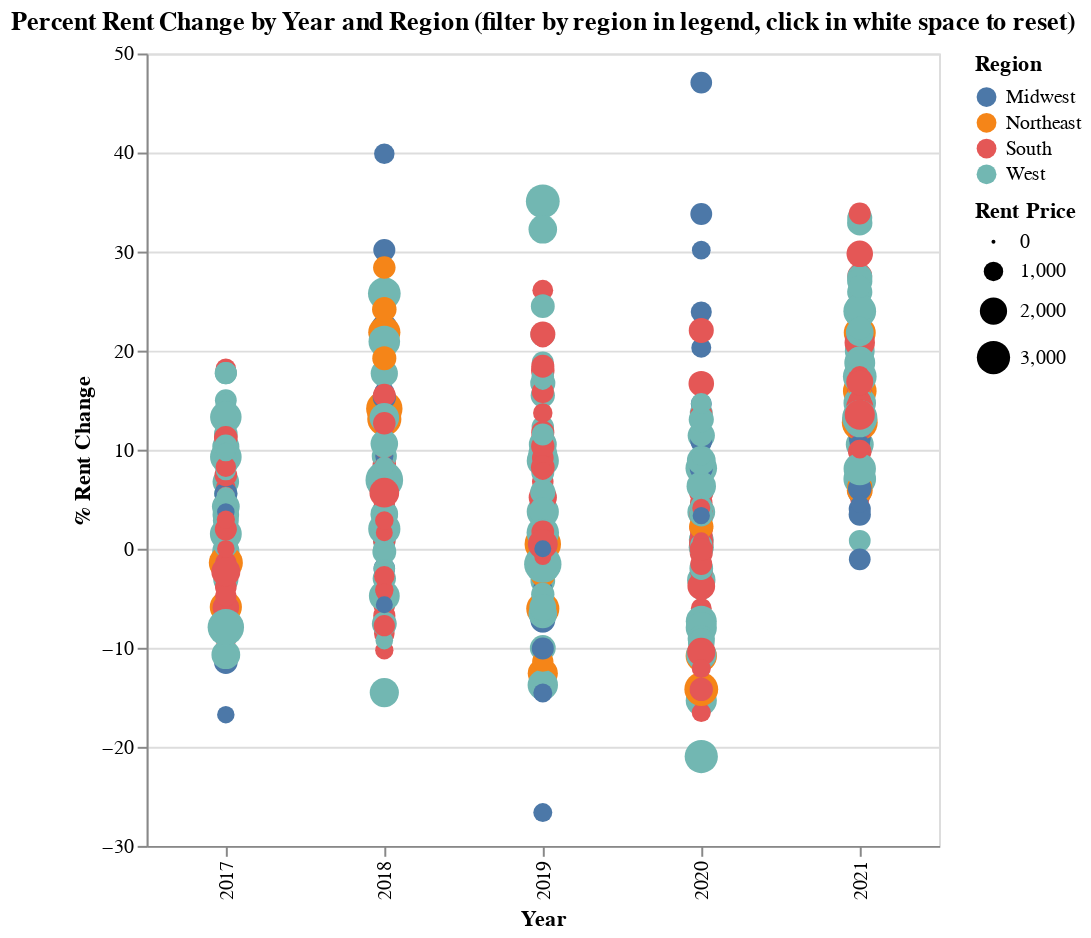

The code cell stored with this chart in its notebook:
### Code cell
#Simple Plot of Percent Rent Increase over time by region and total

#Create Selection
selection = alt.selection(type='multi', fields=['Region'], bind='legend')

base = alt.Chart(clean_data).mark_circle().encode(
    x=alt.X('Year:N', 
            axis=alt.Axis(title="Year")),
    y=alt.Y('Percent Change:Q', 
            axis=alt.Axis(title="% Rent Change")),
    color='Region:N',
    size='Rent Price',
    tooltip=['City','State','Percent Change','Rent Price'],
    opacity=alt.condition(selection, alt.value(1),alt.value(0.1))
).add_selection(selection).properties(width=400, height=400, title='Percent Rent Change by Year and Region (click region in legend, click in white space to reset)')

base

### Figure 1 — Vega-Lite specification as saved in the notebook (floating-point values rounded to 4 significant figures; data arrays with more than 128 entries replaced by an {"elided": "..."} marker saying what was removed)
{"config": {"view": {"continuousWidth": 400, "continuousHeight": 300}}, "data": {"name": "data-a9a37e4dc7d07a927ea3e44617c9fe7f"}, "mark": "circle", "encoding": {"color": {"type": "nominal", "field": "Region"}, "opacity": {"condition": {"value": 1, "selection": "selector112"}, "value": 0.1}, "size": {"type": "quantitative", "field": "Rent Price"}, "tooltip": [{"type": "nominal", "field": "City"}, {"type": "nominal", "field": "State"}, {"type": "quantitative", "field": "Percent Change"}, {"type": "quantitative", "field": "Rent Price"}], "x": {"type": "nominal", "axis": {"title": "Year"}, "field": "Year"}, "y": {"type": "quantitative", "axis": {"title": "% Rent Change"}, "field": "Percent Change"}}, "height": 400, "selection": {"selector112": {"type": "multi", "fields": ["Region"], "bind": "legend"}}, "title": "Percent Rent Change by Year and Region (filter by region in legend, click in white space to reset)", "width": 400, "$schema": "https://vega.github.io/schema/vega-lite/v4.8.1.json", "datasets": {"data-a9a37e4dc7d07a927ea3e44617c9fe7f": {"elided": "594 records"}}}
